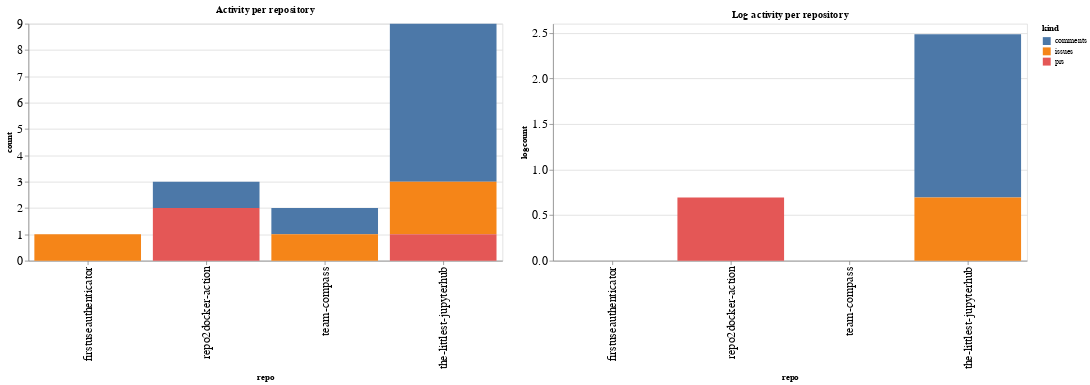

Notebook cell for this chart:
### Code cell
ch1 = alt.Chart(repo_summaries, width=600, title="Activity per repository").mark_bar().encode(
    x='repo',
    y='count',
    color='kind',
    tooltip="kind"
)

ch2 = alt.Chart(repo_summaries, width=600, title="Log activity per repository").mark_bar().encode(
    x='repo',
    y='logcount',
    color='kind',
    tooltip="kind"
)

ch1 | ch2

### Figure 1 — Vega-Lite specification as saved in the notebook (floating-point values rounded to 4 significant figures)
{"config": {"axisLeft": {"labelFontSize": 15}, "axisBottom": {"labelFontSize": 15}}, "hconcat": [{"mark": "bar", "encoding": {"color": {"type": "nominal", "field": "kind"}, "tooltip": {"type": "nominal", "field": "kind"}, "x": {"type": "nominal", "field": "repo"}, "y": {"type": "quantitative", "field": "count"}}, "title": "Activity per repository", "width": 600}, {"mark": "bar", "encoding": {"color": {"type": "nominal", "field": "kind"}, "tooltip": {"type": "nominal", "field": "kind"}, "x": {"type": "nominal", "field": "repo"}, "y": {"type": "quantitative", "field": "logcount"}}, "title": "Log activity per repository", "width": 600}], "data": {"name": "data-41ef1a1f20a38ae6a49993ecd9353329"}, "$schema": "https://vega.github.io/schema/vega-lite/v4.8.1.json", "datasets": {"data-41ef1a1f20a38ae6a49993ecd9353329": [{"repo": "firstuseauthenticator", "kind": "issues", "count": 1, "logcount": 0.0}, {"repo": "repo2docker-action", "kind": "comments", "count": 1, "logcount": 0.0}, {"repo": "repo2docker-action", "kind": "prs", "count": 2, "logcount": 0.6931}, {"repo": "team-compass", "kind": "comments", "count": 1, "logcount": 0.0}, {"repo": "team-compass", "kind": "issues", "count": 1, "logcount": 0.0}, {"repo": "the-littlest-jupyterhub", "kind": "comments", "count": 6, "logcount": 1.792}, {"repo": "the-littlest-jupyterhub", "kind": "issues", "count": 2, "logcount": 0.6931}, {"repo": "the-littlest-jupyterhub", "kind": "prs", "count": 1, "logcount": 0.0}]}}
